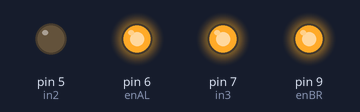
Recording of a sketch running on a simulated Arduino Uno, built with avr-gcc and run on an emulated ATmega328P. Parts: output pins drawn as LEDs (lit = HIGH).

Above: at 0.5 s.
At 2.2 s:
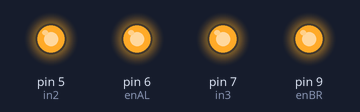
At 4.7 s:
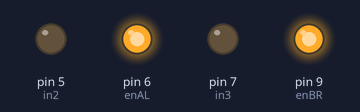
At 6.5 s:
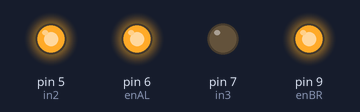
Timing chart, 0 to 8.1 s (numbered marks = the images above):
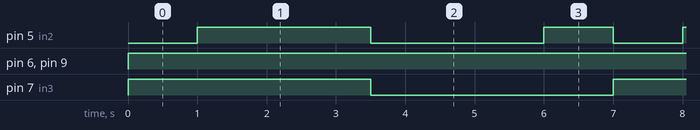

The sketch:

DriveBetterDriver.ino
```cpp
const int enAL = 6;
const int enBR = 9;
const int in2 = 5;
const int in3 = 7;

void moveBot(int left, int right, int del){
  if (left < 0){
    digitalWrite(in2, HIGH);
  }
  else{
    digitalWrite(in2, LOW);
  }
  if (right < 0){
    digitalWrite(in3, LOW);
  }
  else{
    digitalWrite(in3, HIGH);
  }
  int sL = abs(left);
  int sR = abs(right);
  analogWrite(enAL, sL);
  analogWrite(enBR, sR);
  if (del) delay(del);
}

void setup(){
  pinMode(enAL, OUTPUT);
  pinMode(enBR, OUTPUT);
  pinMode(in2, OUTPUT);
  pinMode(in3, OUTPUT);
}

void loop(){
  moveBot(255, 255, 1000);
  moveBot(-255, 255, 2500);
  moveBot(255, -255, 2500);
  moveBot(-255, -255, 1000);
}
```

Measured:
- by itself, pin 5 (in2): repeats every 7.0 s: LOW 2.5 s, HIGH 1.0 s, LOW 1.0 s, HIGH 2.5 s
- by itself, pin 6 (enAL), pin 9 (enBR): LOW → HIGH at 0.00 s
- by itself, pin 7 (in3): alternates HIGH for 3.5 s and LOW for 3.5 s
